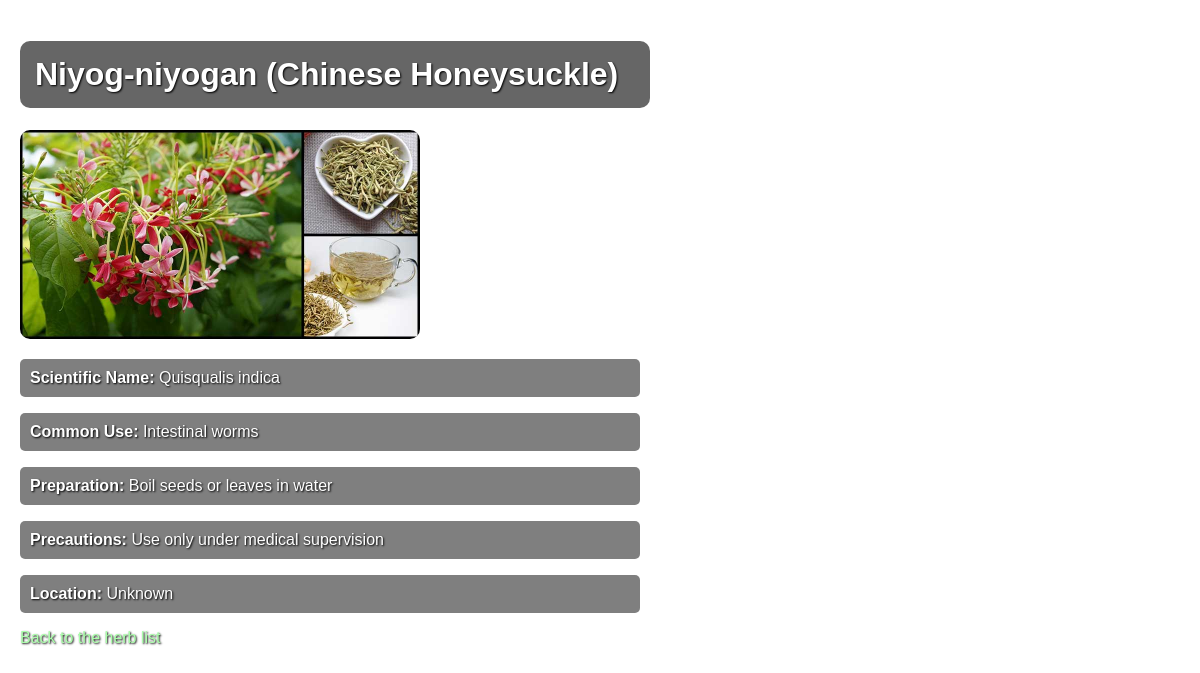
Screenshot of /herbs/herb/75/ with the database file from the repository.
### herbs/models.py (models this page shows, shortened)
class Herb(models.Model):
    local_name = models.CharField(max_length=100)
    english_name = models.CharField(max_length=100)
    scientific_name = models.CharField(max_length=150)
    common_use = models.TextField()
    preparation = models.TextField()
    precautions = models.TextField()
    image = models.ImageField(upload_to='herb_images/', blank=True, null=True)
    location = models.CharField(max_length=255, help_text="Where this herb is commonly found")

### herbs/views.py (the view)
# urls.py: path('herb/<int:pk>/', views.herb_detail, name='herb_detail'),
def herb_detail(request, pk):  # Accept pk here
    herb = get_object_or_404(Herb, pk=pk)
    return render(request, 'herbs/herb_detail.html', {'herb': herb})

### herbs/templates/herbs/herb_detail.html (shortened to what this page needs)
<!DOCTYPE html>
<html lang="en">
<head>
</head>
<body>
    <h1>{{ herb.local_name }} ({{ herb.english_name }})</h1>
    {% if herb.image %}
    <img src="{{ herb.image.url }}" alt="{{ herb.local_name }}" style="width:100%; max-width:400px; height:auto; border-radius:10px;">
    {% endif %}
    <p><strong>Scientific Name:</strong> {{ herb.scientific_name }}</p>
    <p><strong>Common Use:</strong> {{ herb.common_use }}</p>
    <p><strong>Preparation:</strong> {{ herb.preparation }}</p>
    <p><strong>Precautions:</strong> {{ herb.precautions }}</p>
    <p><strong>Location:</strong> {{ herb.location }}</p>
    <a href="/herbs/">Back to the herb list</a>
</body>
</html>

### herbs/templates/herbs/herb_detail.html (style rules this page uses)
body { margin: 0; padding: 0; background-image: url('https://i.pinimg.com/originals/7c/b1/86/7cb18679659f791b1191bea97b74dfc0.jpg'); background-size: cover; background-repeat: no-repeat; background-position: center; font-family: Arial, sans-serif; color: white; text-shadow: 1px 1px 2px black; padding: 20px; }
a { color: #aaffaa; text-decoration: none; }
img { display: block; margin-bottom: 20px; }
p { background-color: rgba(0, 0, 0, 0.5); padding: 10px; border-radius: 5px; max-width: 600px; }
h1 { background-color: rgba(0, 0, 0, 0.6); padding: 15px; border-radius: 10px; max-width: 600px; }

### rows the page displays
Herb: local_name "Niyog-niyogan", english_name "Chinese Honeysuckle", image (picture), scientific_name "Quisqualis indica", common_use "Intestinal worms", preparation "Boil seeds or leaves in water", precautions "Use only under medical supervision", location "Unknown"
